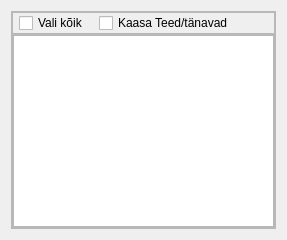
                         <widget class="QWidget" name="tabKinnistud">
                          <property name="styleSheet">
                           <string notr="true">#tabKinnistud
{
	background-color: transparent
}</string>
                          </property>
                          <attribute name="title">
                           <string>Kinnistud</string>
                          </attribute>
                          <layout class="QVBoxLayout" name="verticalLayout_29">
                           <item>
                            <widget class="QFrame" name="Preview_frame_2">
                             <property name="frameShape">
                              <enum>QFrame::StyledPanel</enum>
                             </property>
                             <property name="frameShadow">
                              <enum>QFrame::Raised</enum>
                             </property>
                             <layout class="QVBoxLayout" name="verticalLayout_30">
                              <property name="spacing">
                               <number>0</number>
                              </property>
                              <property name="leftMargin">
                               <number>0</number>
                              </property>
                              <property name="topMargin">
                               <number>0</number>
                              </property>
                              <property name="rightMargin">
                               <number>0</number>
                              </property>
                              <property name="bottomMargin">
                               <number>0</number>
                              </property>
                              <item>
                               <widget class="QFrame" name="frame_17">
                                <property name="frameShape">
                                 <enum>QFrame::StyledPanel</enum>
                                </property>
                                <property name="frameShadow">
                                 <enum>QFrame::Raised</enum>
                                </property>
                                <layout class="QHBoxLayout" name="horizontalLayout_18">
                                 <property name="spacing">
                                  <number>10</number>
                                 </property>
                                 <property name="leftMargin">
                                  <number>6</number>
                                 </property>
                                 <property name="topMargin">
                                  <number>0</number>
                                 </property>
                                 <property name="rightMargin">
                                  <number>0</number>
                                 </property>
                                 <property name="bottomMargin">
                                  <number>0</number>
                                 </property>
                                 <item>
                                  <widget class="QCheckBox" name="cbChooseAllAdd_properties">
                                   <property name="text">
                                    <string>Vali kõik</string>
                                   </property>
                                   <property name="iconSize">
                                    <size>
                                     <width>16</width>
                                     <height>16</height>
                                    </size>
                                   </property>
                                  </widget>
                                 </item>
                                 <item>
                                  <widget class="QCheckBox" name="cbOnPropertiesTab_Include_streets">
                                   <property name="text">
                                    <string>Kaasa Teed/tänavad</string>
                                   </property>
                                  </widget>
                                 </item>
                                 <item>
                                  <spacer name="horizontalSpacer_14">
                                   <property name="orientation">
                                    <enum>Qt::Horizontal</enum>
                                   </property>
                                   <property name="sizeHint" stdset="0">
                                    <size>
                                     <width>40</width>
                                     <height>20</height>
                                    </size>
                                   </property>
                                  </spacer>
                                 </item>
                                </layout>
                               </widget>
                              </item>
                              <item>
                               <widget class="QFrame" name="frame_12">
                                <property name="frameShape">
                                 <enum>QFrame::StyledPanel</enum>
                                </property>
                                <property name="frameShadow">
                                 <enum>QFrame::Raised</enum>
                                </property>
                                <layout class="QHBoxLayout" name="horizontalLayout_11">
                                 <property name="spacing">
                                  <number>0</number>
                                 </property>
                                 <property name="leftMargin">
                                  <number>0</number>
                                 </property>
                                 <property name="topMargin">
                                  <number>0</number>
                                 </property>
                                 <property name="rightMargin">
                                  <number>0</number>
                                 </property>
                                 <property name="bottomMargin">
                                  <number>0</number>
                                 </property>
                                 <item>
                                  <widget class="QTableView" name="tblvResults_Confirm"/>
                                 </item>
                                </layout>
                               </widget>
                              </item>
                             </layout>
                            </widget>
                           </item>
                          </layout>
                         </widget>
